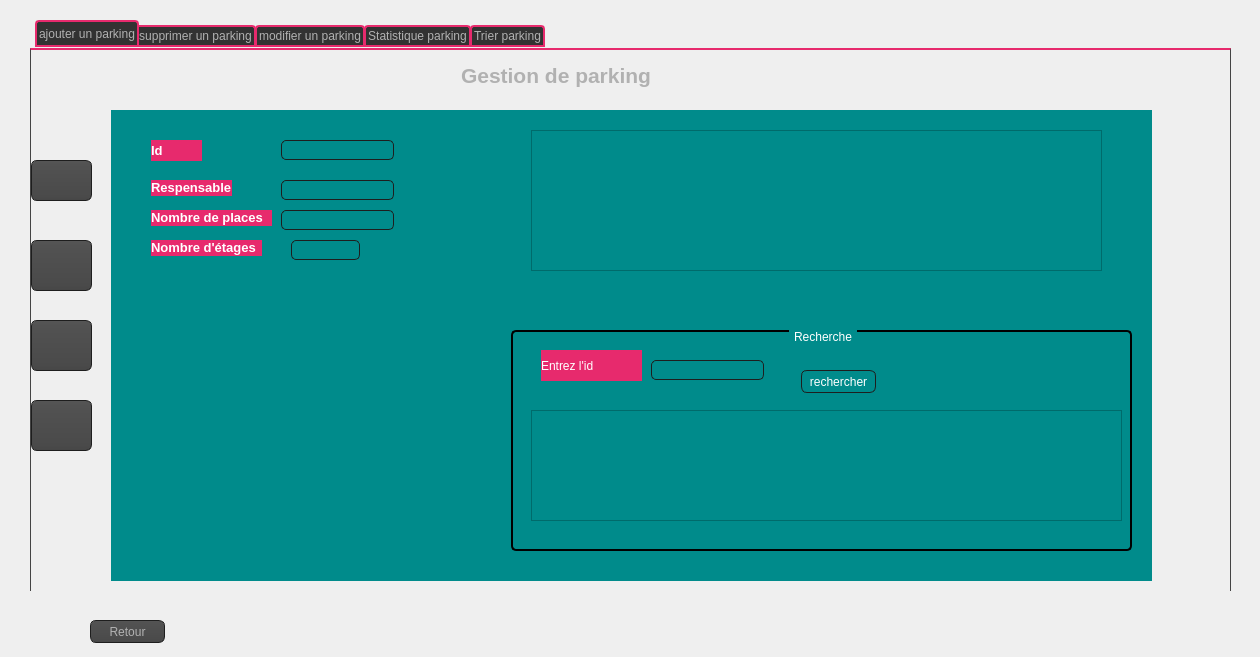
<?xml version="1.0" encoding="UTF-8"?>
<ui version="4.0">
 <class>parkinng</class>
 <widget class="QDialog" name="parkinng">
  <property name="geometry">
   <rect>
    <x>0</x>
    <y>0</y>
    <width>1260</width>
    <height>657</height>
   </rect>
  </property>
  <property name="windowTitle">
   <string>Dialog</string>
  </property>
  <property name="styleSheet">
   <string notr="true">background-color: #e2a99f8a;
/*background-color:#e2a99f;*/
QToolTip
{
     border: 1px solid black;
     background-color:  #e2a99f;
     padding: 1px;
     border-radius: 3px;
     opacity: 100;
}

QWidget
{
    color: #b1b1b1;
    background-color: #e2a99f
//background-color: rgb(231, 42, 109);
}

QWidget:item:hover
{
    background-color: QLinearGradient( x1: 0, y1: 0, x2: 0, y2: 1, stop: 0 #ffa02f, stop: 1 #ca0619);
    color: #e2a99f;
}

QWidget:item:selected
{
    background-color: QLinearGradient( x1: 0, y1: 0, x2: 0, y2: 1, stop: 0 #ffa02f, stop: 1 #d7801a);
}

QMenuBar::item
{
    background: transparent;
}

QMenuBar::item:selected
{
    background: transparent;
    border: 1px solid #ffaa00;
}

QMenuBar::item:pressed
{
    background: #444;
    border: 1px solid #000;
    background-color: QLinearGradient(
        x1:0, y1:0,
        x2:0, y2:1,
        stop:1 #212121,
        stop:0.4 #343434/*,
        stop:0.2 #343434,
        stop:0.1 #ffaa00*/
    );
    margin-bottom:-1px;
    padding-bottom:1px;
}

QMenu
{
    border: 1px solid #000;
}

QMenu::item
{
    padding: 2px 20px 2px 20px;
}

QMenu::item:selected
{
    color: #000000;
}

QWidget:disabled
{
    color: #404040;
    background-color: #323232;
}

QAbstractItemView
{
    background-color: #e2a99f;
}

QWidget:focus
{
    /*border: 2px solid QLinearGradient( x1: 0, y1: 0, x2: 0, y2: 1, stop: 0 #ffa02f, stop: 1 #d7801a);*/
}

QLineEdit
{
    background-color: QLinearGradient( x1: 0, y1: 0, x2: 0, y2: 1, stop: 0 #4d4d4d, stop: 0 #646464, stop: 1 #5d5d5d);
    padding: 1px;
    border-style: solid;
    border: 1px solid #1e1e1e;
    border-radius: 5;
}

QPushButton
{
    color: #b1b1b1;
    background-color: QLinearGradient( x1: 0, y1: 0, x2: 0, y2: 1, stop: 0 #565656, stop: 0.1 #525252, stop: 0.5 #4e4e4e, stop: 0.9 #4a4a4a, stop: 1 #464646);
    border-width: 1px;
    border-color: #1e1e1e;
    border-style: solid;
    border-radius: 6;
    padding: 3px;
    font-size: 12px;
    padding-left: 5px;
    padding-right: 5px;
}

QPushButton:pressed
{
    background-color: QLinearGradient( x1: 0, y1: 0, x2: 0, y2: 1, stop: 0 #2d2d2d, stop: 0.1 #2b2b2b, stop: 0.5 #292929, stop: 0.9 #282828, stop: 1 #252525);
}

QComboBox
{
    selection-background-color: #ffaa00;
    background-color: QLinearGradient( x1: 0, y1: 0, x2: 0, y2: 1, stop: 0 #565656, stop: 0.1 #525252, stop: 0.5 #4e4e4e, stop: 0.9 #4a4a4a, stop: 1 #464646);
    border-style: solid;
    border: 1px solid #1e1e1e;
    border-radius: 5;
}

QComboBox:hover,QPushButton:hover
{
    border: 2px solid QLinearGradient( x1: 0, y1: 0, x2: 0, y2: 1, stop: 0 #ffa02f, stop: 1 #d7801a);
}


QComboBox:on
{
    padding-top: 3px;
    padding-left: 4px;
    background-color: QLinearGradient( x1: 0, y1: 0, x2: 0, y2: 1, stop: 0 #2d2d2d, stop: 0.1 #2b2b2b, stop: 0.5 #292929, stop: 0.9 #282828, stop: 1 #252525);
    selection-background-color: #ffaa00;
}

QComboBox QAbstractItemView
{
    border: 2px solid darkgray;
    selection-background-color: QLinearGradient( x1: 0, y1: 0, x2: 0, y2: 1, stop: 0 #ffa02f, stop: 1 #d7801a);
}

QComboBox::drop-down
{
     subcontrol-origin: padding;
     subcontrol-position: top right;
     width: 15px;

     border-left-width: 0px;
     border-left-color: darkgray;
     border-left-style: solid; /* just a single line */
     border-top-right-radius: 3px; /* same radius as the QComboBox */
     border-bottom-right-radius: 3px;
 }

QComboBox::down-arrow
{
     image: url(:/down_arrow.png);
}

QGroupBox:focus
{
border: 2px solid QLinearGradient( x1: 0, y1: 0, x2: 0, y2: 1, stop: 0 #ffa02f, stop: 1 #d7801a);
}

QTextEdit:focus
{
    border: 2px solid QLinearGradient( x1: 0, y1: 0, x2: 0, y2: 1, stop: 0 #ffa02f, stop: 1 #d7801a);
}

QScrollBar:horizontal {
     border: 1px solid #222222;
     background: QLinearGradient( x1: 0, y1: 0, x2: 0, y2: 1, stop: 0.0 #121212, stop: 0.2 #282828, stop: 1 #484848);
     height: 7px;
     margin: 0px 16px 0 16px;
}

QScrollBar::handle:horizontal
{
      background: QLinearGradient( x1: 0, y1: 0, x2: 1, y2: 0, stop: 0 #ffa02f, stop: 0.5 #d7801a, stop: 1 #ffa02f);
      min-height: 20px;
      border-radius: 2px;
}

QScrollBar::add-line:horizontal {
      border: 1px solid #1b1b19;
      border-radius: 2px;
      background: QLinearGradient( x1: 0, y1: 0, x2: 1, y2: 0, stop: 0 #ffa02f, stop: 1 #d7801a);
      width: 14px;
      subcontrol-position: right;
      subcontrol-origin: margin;
}

QScrollBar::sub-line:horizontal {
      border: 1px solid #1b1b19;
      border-radius: 2px;
      background: QLinearGradient( x1: 0, y1: 0, x2: 1, y2: 0, stop: 0 #ffa02f, stop: 1 #d7801a);
      width: 14px;
     subcontrol-position: left;
     subcontrol-origin: margin;
}

QScrollBar::right-arrow:horizontal, QScrollBar::left-arrow:horizontal
{
      border: 1px solid black;
      width: 1px;
      height: 1px;
      background: #e2a99f;
}

QScrollBar::add-page:horizontal, QScrollBar::sub-page:horizontal
{
      background: none;
}

QScrollBar:vertical
{
      background: QLinearGradient( x1: 0, y1: 0, x2: 1, y2: 0, stop: 0.0 #121212, stop: 0.2 #282828, stop: 1 #484848);
      width: 7px;
      margin: 16px 0 16px 0;
      border: 1px solid #222222;
}

QScrollBar::handle:vertical
{
      background: QLinearGradient( x1: 0, y1: 0, x2: 0, y2: 1, stop: 0 #ffa02f, stop: 0.5 #d7801a, stop: 1 #ffa02f);
      min-height: 20px;
      border-radius: 2px;
}

QScrollBar::add-line:vertical
{
      border: 1px solid #1b1b19;
      border-radius: 2px;
      background: QLinearGradient( x1: 0, y1: 0, x2: 0, y2: 1, stop: 0 #ffa02f, stop: 1 #d7801a);
      height: 14px;
      subcontrol-position: bottom;
      subcontrol-origin: margin;
}

QScrollBar::sub-line:vertical
{
      border: 1px solid #1b1b19;
      border-radius: 2px;
      background: QLinearGradient( x1: 0, y1: 0, x2: 0, y2: 1, stop: 0 #d7801a, stop: 1 #ffa02f);
      height: 14px;
      subcontrol-position: top;
      subcontrol-origin: margin;
}

QScrollBar::up-arrow:vertical, QScrollBar::down-arrow:vertical
{
      border: 1px solid black;
      width: 1px;
      height: 1px;
      background: white;
}


QScrollBar::add-page:vertical, QScrollBar::sub-page:vertical
{
      background: none;
}

QTextEdit
{
    background-color: #242424;
}

QPlainTextEdit
{
    background-color: #242424;
}

QHeaderView::section
{
    background-color: QLinearGradient(x1:0, y1:0, x2:0, y2:1, stop:0 #616161, stop: 0.5 #505050, stop: 0.6 #434343, stop:1 #656565);
    color: white;
    padding-left: 4px;
    border: 1px solid #6c6c6c;
}

QCheckBox:disabled
{
color: #e2a99f;
}

QDockWidget::title
{
    text-align: center;
    spacing: 3px; /* spacing between items in the tool bar */
    background-color: QLinearGradient(x1:0, y1:0, x2:0, y2:1, stop:0 #323232, stop: 0.5 #242424, stop:1 #323232);
}

QDockWidget::close-button, QDockWidget::float-button
{
    text-align: center;
    spacing: 1px; /* spacing between items in the tool bar */
    background-color: QLinearGradient(x1:0, y1:0, x2:0, y2:1, stop:0 #323232, stop: 0.5 #242424, stop:1 #323232);
}

QDockWidget::close-button:hover, QDockWidget::float-button:hover
{
    background: #242424;
}

QDockWidget::close-button:pressed, QDockWidget::float-button:pressed
{
    padding: 1px -1px -1px 1px;
}

QMainWindow::separator
{
    background-color: QLinearGradient(x1:0, y1:0, x2:0, y2:1, stop:0 #161616, stop: 0.5 #151515, stop: 0.6 #212121, stop:1 #343434);
    color: white;
    padding-left: 4px;
    border: 1px solid #4c4c4c;
    spacing: 3px; /* spacing between items in the tool bar */
}

QMainWindow::separator:hover
{

    background-color: QLinearGradient(x1:0, y1:0, x2:0, y2:1, stop:0 #d7801a, stop:0.5 #b56c17 stop:1 #ffa02f);
    color: white;
    padding-left: 4px;
    border: 1px solid #6c6c6c;
    spacing: 3px; /* spacing between items in the tool bar */
}

QToolBar::handle
{
     spacing: 3px; /* spacing between items in the tool bar */
     background: url(:/images/handle.png);
}

QMenu::separator
{
    height: 2px;
    background-color: QLinearGradient(x1:0, y1:0, x2:0, y2:1, stop:0 #161616, stop: 0.5 #151515, stop: 0.6 #212121, stop:1 #343434);
    color: white;
    padding-left: 4px;
    margin-left: 10px;
    margin-right: 5px;
}

QProgressBar
{
    border: 2px solid grey;
    border-radius: 5px;
    text-align: center;
}

QProgressBar::chunk
{
    background-color: #d7801a;
    width: 2.15px;
    margin: 0.5px;
}

QTabBar::tab {
    color: #b1b1b1;
    border: 1px solid #444;
    border-bottom-style: none;
    background-color: #323232;
    padding-left: 10px;
    padding-right: 10px;
    padding-top: 3px;
    padding-bottom: 2px;
    margin-right: -1px;
}

QTabWidget::pane {
    border: 1px solid #444;
    top: 1px;
}

QTabBar::tab:last
{
    margin-right: 0; /* the last selected tab has nothing to overlap with on the right */
    border-top-right-radius: 3px;
}

QTabBar::tab:first:!selected
{
 margin-left: 0px; /* the last selected tab has nothing to overlap with on the right */


    border-top-left-radius: 3px;
}

QTabBar::tab:!selected
{
    color: #b1b1b1;
    border-bottom-style: solid;
    margin-top: 3px;
    background-color: QLinearGradient(x1:0, y1:0, x2:0, y2:1, stop:1 #212121, stop:.4 #343434);
}

QTabBar::tab:selected
{
    border-top-left-radius: 3px;
    border-top-right-radius: 3px;
    margin-bottom: 0px;
}

QTabBar::tab:!selected:hover
{
    border-top: 2px solid #ffaa00;
    padding-bottom: 3px;
    border-top-left-radius: 3px;
    border-top-right-radius: 3px;
    background-color: QLinearGradient(x1:0, y1:0, x2:0, y2:1, stop:1 #212121, stop:0.4 #343434, stop:0.2 #343434, stop:0.1 #ffaa00);
}

QRadioButton::indicator:checked, QRadioButton::indicator:unchecked{
    color: #b1b1b1;
    background-color: #323232;
    border: 1px solid #b1b1b1;
    border-radius: 6px;
}

QRadioButton::indicator:checked
{
    background-color: qradialgradient(
        cx: 0.5, cy: 0.5,
        fx: 0.5, fy: 0.5,
        radius: 1.0,
        stop: 0.25 #ffaa00,
        stop: 0.3 #323232
    );
}

QCheckBox::indicator{
    color: #b1b1b1;
    background-color: #323232;
    border: 1px solid #b1b1b1;
    width: 9px;
    height: 9px;
}

QRadioButton::indicator
{
    border-radius: 6px;
}

QRadioButton::indicator:hover, QCheckBox::indicator:hover
{
    border: 1px solid #ffaa00;
}

QCheckBox::indicator:checked
{
    image:url(:/images/checkbox.png);
}

QCheckBox::indicator:disabled, QRadioButton::indicator:disabled
{
    border: 1px solid #444;
}</string>
  </property>
  <widget class="QWidget" name="widget" native="true">
   <property name="geometry">
    <rect>
     <x>30</x>
     <y>-20</y>
     <width>1201</width>
     <height>611</height>
    </rect>
   </property>
   <property name="styleSheet">
    <string notr="true"/>
   </property>
   <widget class="QTabWidget" name="tabWidget_client">
    <property name="geometry">
     <rect>
      <x>0</x>
      <y>40</y>
      <width>1201</width>
      <height>621</height>
     </rect>
    </property>
    <property name="styleSheet">
     <string notr="true"> QTabWidget::pane { /* The tab widget frame */
         border-top: 2px solid rgb(231, 42, 109);
     }

     QTabWidget::tab-bar {
         left: 5px; /* move to the right by 5px */
     }
 /* Style the tab using the tab sub-control. Note that
         it reads QTabBar _not_ QTabWidget */
     QTabBar::tab {
         background: qlineargradient(x1: 0, y1: 0, x2: 0, y2: 1,
                                     stop: 0  background-color:darkCyan, stop: 0.4  rgb(231, 42, 109),
                                     stop: 0.5 rgb(231, 42, 109), stop: 1.0 #D3D3D3);
         border: 2px solid  rgb(231, 42, 109);
         border-bottom-color: rgb(231, 42, 109); /* same as the pane color */
         border-top-left-radius: 4px;
         border-top-right-radius: 4px;
         min-width: 8ex;
         padding: 2px;
     }

     QTabBar::tab:selected, QTabBar::tab:hover {
         background: qlineargradient(x1: 0, y1: 0, x2: 0, y2: 1,
                                     stop: 0 rgb(231, 42, 109), stop: 0.4 rgb(231, 42, 109),
                                     stop: 0.5 rgb(231, 42, 109), stop: 1.0 rgb(231, 42, 109));}

     QTabBar::tab:selected {
         border-color: rgb(231, 42, 109);
         border-bottom-color: rgb(231, 42, 109); /* same as pane color */
     }

     QTabBar::tab:!selected {
         margin-top: 5px; /* make non-selected tabs look smaller */
     }

     /* make use of negative margins for overlapping tabs */
     QTabBar::tab:selected {
         /* expand/overlap to the left and right by 4px */
         margin-left: -4px;
         margin-right: -4px;
     }

     QTabBar::tab:first:selected {
         margin-left: 0; /* the first selected tab has nothing to overlap with on the left */
     }

     QTabBar::tab:last:selected {
         margin-right: 0; /* the last selected tab has nothing to overlap with on the right */
     }

     QTabBar::tab:only-one {
         margin: 0; /* if there is only one tab, we don't want overlapping margins */
     }</string>
    </property>
    <property name="currentIndex">
     <number>0</number>
    </property>
    <property name="tabBarAutoHide">
     <bool>false</bool>
    </property>
    <widget class="QWidget" name="tab">
     <attribute name="title">
      <string>ajouter un parking</string>
     </attribute>
     <widget class="QLabel" name="label_11">
      <property name="geometry">
       <rect>
        <x>430</x>
        <y>10</y>
        <width>221</width>
        <height>31</height>
       </rect>
      </property>
      <property name="styleSheet">
       <string notr="true">QLabel, QToolTip {
color: rgb(0, 0, 0);
/*background-color: w
 }</string>
      </property>
      <property name="text">
       <string>&lt;html&gt;&lt;head/&gt;&lt;body&gt;&lt;p&gt;&lt;span style=&quot; font-size:16pt; font-weight:600;&quot;&gt;Gestion de parking &lt;/span&gt;&lt;/p&gt;&lt;/body&gt;&lt;/html&gt;</string>
      </property>
     </widget>
     <widget class="QWidget" name="widget_2" native="true">
      <property name="geometry">
       <rect>
        <x>80</x>
        <y>60</y>
        <width>1041</width>
        <height>471</height>
       </rect>
      </property>
      <property name="styleSheet">
       <string notr="true">color: white ; background-color: darkcyan</string>
      </property>
      <widget class="QLabel" name="label">
       <property name="geometry">
        <rect>
         <x>40</x>
         <y>30</y>
         <width>51</width>
         <height>21</height>
        </rect>
       </property>
       <property name="styleSheet">
        <string notr="true">background-color: rgb(231, 42, 109);</string>
       </property>
       <property name="text">
        <string>&lt;html&gt;&lt;head/&gt;&lt;body&gt;&lt;p&gt;&lt;span style=&quot; font-size:10pt; font-weight:600;&quot;&gt;Id&lt;/span&gt;&lt;/p&gt;&lt;/body&gt;&lt;/html&gt;</string>
       </property>
      </widget>
      <widget class="QLineEdit" name="lineEditcin">
       <property name="geometry">
        <rect>
         <x>170</x>
         <y>30</y>
         <width>113</width>
         <height>20</height>
        </rect>
       </property>
      </widget>
      <widget class="QLabel" name="label_2">
       <property name="geometry">
        <rect>
         <x>40</x>
         <y>70</y>
         <width>81</width>
         <height>16</height>
        </rect>
       </property>
       <property name="styleSheet">
        <string notr="true">background-color: rgb(231, 42, 109);</string>
       </property>
       <property name="text">
        <string>&lt;html&gt;&lt;head/&gt;&lt;body&gt;&lt;p&gt;&lt;span style=&quot; font-size:10pt; font-weight:600;&quot;&gt;Respensable&lt;/span&gt;&lt;/p&gt;&lt;/body&gt;&lt;/html&gt;</string>
       </property>
      </widget>
      <widget class="QLabel" name="label_3">
       <property name="geometry">
        <rect>
         <x>40</x>
         <y>100</y>
         <width>121</width>
         <height>16</height>
        </rect>
       </property>
       <property name="styleSheet">
        <string notr="true">background-color: rgb(231, 42, 109);</string>
       </property>
       <property name="text">
        <string>&lt;html&gt;&lt;head/&gt;&lt;body&gt;&lt;p&gt;&lt;span style=&quot; font-size:10pt; font-weight:600;&quot;&gt;Nombre de places&lt;/span&gt;&lt;/p&gt;&lt;/body&gt;&lt;/html&gt;</string>
       </property>
      </widget>
      <widget class="QLabel" name="label_4">
       <property name="geometry">
        <rect>
         <x>40</x>
         <y>130</y>
         <width>111</width>
         <height>16</height>
        </rect>
       </property>
       <property name="styleSheet">
        <string notr="true">background-color: rgb(231, 42, 109);</string>
       </property>
       <property name="text">
        <string>&lt;html&gt;&lt;head/&gt;&lt;body&gt;&lt;p&gt;&lt;span style=&quot; font-size:10pt; font-weight:600;&quot;&gt;Nombre d'étages&lt;/span&gt;&lt;/p&gt;&lt;/body&gt;&lt;/html&gt;</string>
       </property>
      </widget>
      <widget class="QLineEdit" name="lineEditnumtel">
       <property name="geometry">
        <rect>
         <x>170</x>
         <y>70</y>
         <width>113</width>
         <height>20</height>
        </rect>
       </property>
      </widget>
      <widget class="QLineEdit" name="lineEditprenom">
       <property name="geometry">
        <rect>
         <x>170</x>
         <y>100</y>
         <width>113</width>
         <height>20</height>
        </rect>
       </property>
      </widget>
      <widget class="QComboBox" name="comboBox_3">
       <property name="geometry">
        <rect>
         <x>180</x>
         <y>130</y>
         <width>69</width>
         <height>20</height>
        </rect>
       </property>
      </widget>
      <widget class="QTableView" name="tab_afficher_client">
       <property name="geometry">
        <rect>
         <x>420</x>
         <y>20</y>
         <width>571</width>
         <height>141</height>
        </rect>
       </property>
       <property name="styleSheet">
        <string notr="true">color: white ; background-color: darkcyan</string>
       </property>
      </widget>
      <widget class="QGroupBox" name="groupBox">
       <property name="geometry">
        <rect>
         <x>400</x>
         <y>220</y>
         <width>621</width>
         <height>221</height>
        </rect>
       </property>
       <property name="styleSheet">
        <string notr="true">QGroupBox {
  /*   background-color: qlineargradient(x1: 0, y1: 0, x2: 0, y2: 1,
                                       stop: 0 black, stop: 1 #FFFFFF);*/
     border: 2px solid black;
     border-radius: 5px;
     margin-top: 1ex; /* leave space at the top for the title */
 }

 QGroupBox::title {
     subcontrol-origin: margin;
     subcontrol-position: top center; /* position at the top center */
     padding: 0 3px;
     background-color: qlineargradient(x1: 0, y1: 0, x2: 0, y2: 1,
                                       stop: 0 #FFOECE, stop: 1 #FFFFFF);
 }</string>
       </property>
       <property name="title">
        <string>Recherche</string>
       </property>
       <widget class="QTableView" name="tab_afficher_RP">
        <property name="geometry">
         <rect>
          <x>20</x>
          <y>80</y>
          <width>591</width>
          <height>111</height>
         </rect>
        </property>
       </widget>
       <widget class="QLineEdit" name="lineEdit_RP">
        <property name="geometry">
         <rect>
          <x>140</x>
          <y>30</y>
          <width>113</width>
          <height>20</height>
         </rect>
        </property>
       </widget>
       <widget class="QLabel" name="label_10">
        <property name="geometry">
         <rect>
          <x>30</x>
          <y>20</y>
          <width>101</width>
          <height>31</height>
         </rect>
        </property>
        <property name="styleSheet">
         <string notr="true">background-color: rgb(231, 42, 109);</string>
        </property>
        <property name="text">
         <string>Entrez l'id </string>
        </property>
       </widget>
       <widget class="QPushButton" name="pushButton_RP">
        <property name="geometry">
         <rect>
          <x>290</x>
          <y>40</y>
          <width>75</width>
          <height>23</height>
         </rect>
        </property>
        <property name="text">
         <string>rechercher</string>
        </property>
       </widget>
      </widget>
     </widget>
     <widget class="QPushButton" name="pushButton">
      <property name="geometry">
       <rect>
        <x>0</x>
        <y>110</y>
        <width>61</width>
        <height>41</height>
       </rect>
      </property>
      <property name="styleSheet">
       <string notr="true">image: url(:/new/prefix1/untitled/img/unnamed.png);</string>
      </property>
      <property name="text">
       <string/>
      </property>
     </widget>
     <widget class="QPushButton" name="pushButton_3">
      <property name="geometry">
       <rect>
        <x>0</x>
        <y>270</y>
        <width>61</width>
        <height>51</height>
       </rect>
      </property>
      <property name="styleSheet">
       <string notr="true">image: url(:/new/prefix1/untitled/img/update.png);</string>
      </property>
      <property name="text">
       <string/>
      </property>
     </widget>
     <widget class="QPushButton" name="pushButton_2">
      <property name="geometry">
       <rect>
        <x>0</x>
        <y>350</y>
        <width>61</width>
        <height>51</height>
       </rect>
      </property>
      <property name="styleSheet">
       <string notr="true">image: url(:/new/prefix1/untitled/img/image.png);</string>
      </property>
      <property name="text">
       <string/>
      </property>
     </widget>
     <widget class="QPushButton" name="pushButton_5">
      <property name="geometry">
       <rect>
        <x>0</x>
        <y>190</y>
        <width>61</width>
        <height>51</height>
       </rect>
      </property>
      <property name="styleSheet">
       <string notr="true">image: url(:/new/prefix1/untitled/img/learn.png);</string>
      </property>
      <property name="text">
       <string/>
      </property>
     </widget>
    </widget>
    <widget class="QWidget" name="tab_2">
     <attribute name="title">
      <string>supprimer un parking</string>
     </attribute>
     <widget class="QLineEdit" name="lineEdit">
      <property name="geometry">
       <rect>
        <x>130</x>
        <y>70</y>
        <width>113</width>
        <height>20</height>
       </rect>
      </property>
     </widget>
     <widget class="QLabel" name="label_6">
      <property name="geometry">
       <rect>
        <x>50</x>
        <y>30</y>
        <width>371</width>
        <height>31</height>
       </rect>
      </property>
      <property name="font">
       <font>
        <family>MS Serif</family>
        <pointsize>17</pointsize>
       </font>
      </property>
      <property name="text">
       <string>Entrez l'id du Parking à supprimer</string>
      </property>
     </widget>
     <widget class="QLabel" name="label_5">
      <property name="geometry">
       <rect>
        <x>50</x>
        <y>60</y>
        <width>61</width>
        <height>31</height>
       </rect>
      </property>
      <property name="text">
       <string>Id</string>
      </property>
     </widget>
    </widget>
    <widget class="QWidget" name="tab_4">
     <attribute name="title">
      <string>modifier un parking</string>
     </attribute>
     <widget class="QLabel" name="label_7">
      <property name="geometry">
       <rect>
        <x>10</x>
        <y>10</y>
        <width>491</width>
        <height>41</height>
       </rect>
      </property>
      <property name="font">
       <font>
        <family>MS Serif</family>
        <pointsize>17</pointsize>
       </font>
      </property>
      <property name="text">
       <string>Entrez l'id du Parking à modifier</string>
      </property>
     </widget>
     <widget class="QLineEdit" name="lineEdit_2">
      <property name="geometry">
       <rect>
        <x>190</x>
        <y>90</y>
        <width>113</width>
        <height>20</height>
       </rect>
      </property>
     </widget>
     <widget class="QLabel" name="label_9">
      <property name="geometry">
       <rect>
        <x>50</x>
        <y>120</y>
        <width>131</width>
        <height>21</height>
       </rect>
      </property>
      <property name="styleSheet">
       <string notr="true">background-color: rgb(231, 42, 109);</string>
      </property>
      <property name="text">
       <string>Nouveau nombre d'étages</string>
      </property>
     </widget>
     <widget class="QLabel" name="label_8">
      <property name="geometry">
       <rect>
        <x>50</x>
        <y>90</y>
        <width>61</width>
        <height>21</height>
       </rect>
      </property>
      <property name="styleSheet">
       <string notr="true">background-color: rgb(231, 42, 109);</string>
      </property>
      <property name="text">
       <string>Id</string>
      </property>
     </widget>
     <widget class="QLineEdit" name="lineEdit_3">
      <property name="geometry">
       <rect>
        <x>190</x>
        <y>120</y>
        <width>113</width>
        <height>20</height>
       </rect>
      </property>
     </widget>
    </widget>
    <widget class="QWidget" name="tab_5">
     <attribute name="title">
      <string>Statistique parking</string>
     </attribute>
     <widget class="QPushButton" name="pushButton_S">
      <property name="geometry">
       <rect>
        <x>160</x>
        <y>130</y>
        <width>281</width>
        <height>51</height>
       </rect>
      </property>
      <property name="styleSheet">
       <string notr="true">background-color:rgb(170, 0, 0);
border: none;
  color: white;
  padding: 15px 32px;
  text-align: center;
  text-decoration: none;
  display: inline-block;
  font-size: 16px;</string>
      </property>
      <property name="text">
       <string>Afficher statistique</string>
      </property>
     </widget>
    </widget>
    <widget class="QWidget" name="tab_7">
     <attribute name="title">
      <string>Trier parking</string>
     </attribute>
     <widget class="QTableView" name="tab_afficher_triNBP">
      <property name="geometry">
       <rect>
        <x>50</x>
        <y>10</y>
        <width>231</width>
        <height>211</height>
       </rect>
      </property>
     </widget>
     <widget class="QPushButton" name="pushButton_NBP">
      <property name="geometry">
       <rect>
        <x>60</x>
        <y>240</y>
        <width>161</width>
        <height>61</height>
       </rect>
      </property>
      <property name="text">
       <string>selon nombre des places</string>
      </property>
     </widget>
     <widget class="QPushButton" name="pushButton_NBE">
      <property name="geometry">
       <rect>
        <x>350</x>
        <y>250</y>
        <width>131</width>
        <height>61</height>
       </rect>
      </property>
      <property name="text">
       <string>Selon nombre des étages</string>
      </property>
     </widget>
     <widget class="QTableView" name="tab_afficher_triNBE">
      <property name="geometry">
       <rect>
        <x>320</x>
        <y>10</y>
        <width>231</width>
        <height>211</height>
       </rect>
      </property>
     </widget>
    </widget>
   </widget>
  </widget>
  <widget class="QPushButton" name="pushButton_4">
   <property name="geometry">
    <rect>
     <x>90</x>
     <y>620</y>
     <width>75</width>
     <height>23</height>
    </rect>
   </property>
   <property name="text">
    <string>Retour</string>
   </property>
  </widget>
 </widget>
 <resources/>
 <connections/>
</ui>
